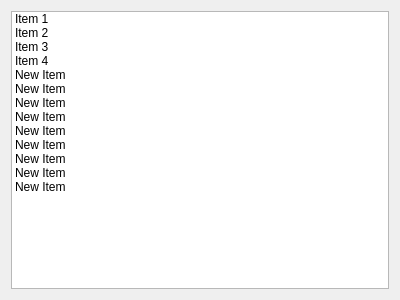
<ui version="4.0" >
 <class>Form</class>
 <widget class="QWidget" name="Form" >
  <property name="geometry" >
   <rect>
    <x>0</x>
    <y>0</y>
    <width>400</width>
    <height>300</height>
   </rect>
  </property>
  <property name="windowTitle" >
   <string>Form</string>
  </property>
  <layout class="QVBoxLayout" name="verticalLayout" >
   <item>
    <widget class="QListWidget" name="listWidget" >
     <item>
      <property name="text" >
       <string>Item 1</string>
      </property>
     </item>
     <item>
      <property name="text" >
       <string>Item 2</string>
      </property>
     </item>
     <item>
      <property name="text" >
       <string>Item 3</string>
      </property>
     </item>
     <item>
      <property name="text" >
       <string>Item 4</string>
      </property>
     </item>
     <item>
      <property name="text" >
       <string>New Item</string>
      </property>
     </item>
     <item>
      <property name="text" >
       <string>New Item</string>
      </property>
     </item>
     <item>
      <property name="text" >
       <string>New Item</string>
      </property>
     </item>
     <item>
      <property name="text" >
       <string>New Item</string>
      </property>
     </item>
     <item>
      <property name="text" >
       <string>New Item</string>
      </property>
     </item>
     <item>
      <property name="text" >
       <string>New Item</string>
      </property>
     </item>
     <item>
      <property name="text" >
       <string>New Item</string>
      </property>
     </item>
     <item>
      <property name="text" >
       <string>New Item</string>
      </property>
     </item>
     <item>
      <property name="text" >
       <string>New Item</string>
      </property>
     </item>
    </widget>
   </item>
  </layout>
 </widget>
 <resources/>
 <connections/>
</ui>
